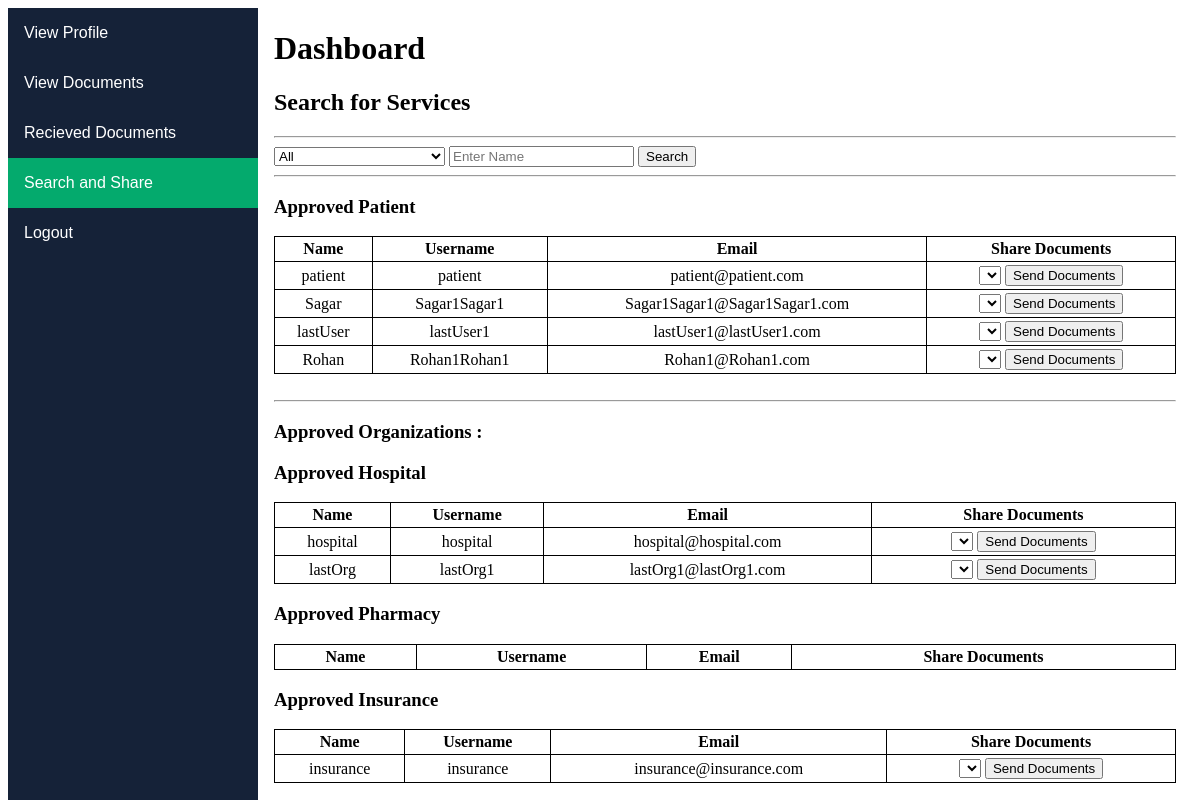
/search/ (signed in), run on the app's committed database.
### PDMS/models.py (models this page shows, shortened)
class Users(models.Model):
	user = models.OneToOneField(allUsers, on_delete = models.CASCADE);
	sub_category = models.CharField(max_length = 22);
	poi = models.FileField(upload_to = getDirectory, validators = [FileExtensionValidator(['pdf'])], max_length = 250);

class allUsers(models.Model):
	user = models.OneToOneField(User, on_delete = models.CASCADE);
	status = models.BooleanField();
	top_category = models.CharField(max_length = 15);
	doc_counter = 1;

class Organizations(models.Model):
	user = models.OneToOneField(allUsers, on_delete = models.CASCADE);
	sub_category = models.CharField(max_length = 22);
	desc = models.CharField(max_length = 85);
	pic1 = models.FileField(upload_to = getDirectory, max_length = 250);
	pic2 = models.FileField(upload_to = getDirectory, max_length = 250);
	location = models.CharField(max_length = 50);
	contact = models.CharField(max_length = 12);
	poi = models.FileField(upload_to = getDirectory, validators = [FileExtensionValidator(['pdf'])], max_length = 250);

### PDMS/views.py (the view, shortened to what this page needs)
# urls.py: path('search/', views.search, name = "search"),
def search(response):
	if response.user.is_authenticated:
		user = get_object_or_404(allUsers, user = response.user);
		data = {"data1" : Users.objects.all(),
				"data2" : Organizations.objects.all(),
				"data3": ["Patient","HealthCareProfessional"],
				"data4": ["Hospital","Pharmacy", "Insurance"],
				"data5" : [],
				"data6" : False,
				"data7" : ""
		}
		if user.top_category == "admin":
			if response.method == "POST":
				resp = response.POST;
				r1 = resp.get('Users');
				r2 = resp.get('Name');
				data3 = User.objects.filter(first_name__startswith  = r2);
				data5 = [];
				for ob in data3:
					temp = allUsers.objects.filter(user = ob).first();
					if temp != None:
						if(temp.status == True):
							temp2 = "xxx";
							if temp.top_category == "Users":
								temp2 = Users.objects.get(user = temp);
							elif temp.top_category == "Organizations":
								temp2 = Organizations.objects.get(user = temp);
							if temp2!="xxx" and (temp2.sub_category == r1 or r1 =="all"):
								data5.append(temp2);
				data["data5"] = data5;
				data['data6'] = True;
				s = "Showing result for " + r1 +" category";
				if(r2 != ""):
					s+=" with name "+ r2;
				data["data7"] = s;
			return render(response,"PDMS/AdminSearch.html",data);
		elif user.status == True:
			if user.top_category == "Users":
				sub_user = get_object_or_404(Users, user = user);
				if sub_user.sub_category == "Patient":
					data["data3"] = ["HealthCareProfessional"]
					if response.method == "POST":
						resp = response.POST;
						r1 = resp.get('Users');
						r2 = resp.get('Name');
						data3 = User.objects.filter(first_name__startswith  = r2);
						data5 = [];
						for ob in data3:
							temp = allUsers.objects.filter(user = ob).first();
							if temp != None:
								if(temp.status == True):
									temp2 = "xxx";
									if temp.top_category == "Users":
										temp2 = Users.objects.get(user = temp);
									elif temp.top_category == "Organizations":
										temp2 = Organizations.objects.get(user = temp);
									if temp2!="xxx" and (temp2.sub_category == r1 or r1 =="all"):
										data5.append(temp2);
						data["data5"] = data5;
						data['data6'] = True;
						s = "Showing result for " + r1 +" category";
						if(r2 != ""):
							s+=" with name "+ r2;
						data["data7"] = s;
					data["data8"] = ShowUploads(user);
					return render(response,"PDMS/PatientSearch.html",data);
				elif sub_user.sub_category == "HealthCareProfessional":
					data["data3"] = ["Patient"]
					if response.method == "POST":
						resp = response.POST;
						r1 = resp.get('Users');
						r2 = resp.get('Name');
						data3 = User.objects.filter(first_name__startswith  = r2);
						data5 = [];
						for ob in data3:
							temp = allUsers.objects.filter(user = ob).first();
							if temp != None:
								if(temp.status == True):
									temp2 = "xxx";
									if temp.top_category == "Users":
										temp2 = Users.objects.get(user = temp);
									elif temp.top_category == "Organizations":
										temp2 = Organizations.objects.get(user = temp);
									if temp2!="xxx" and (temp2.sub_category == r1 or r1 =="all"):
										data5.append(temp2);
						data["data5"] = data5;
						data['data6'] = True;
						s = "Showing result for " + r1 +" category";
						if(r2 != ""):
							s+=" with name "+ r2;
						data["data7"] = s;
					data["data8"] = ShowUploads(user);
					return render(response,"PDMS/PatientSearch.html",data);
			elif user.top_category == "Organizations":
				sub_user = get_object_or_404(Organizations, user = user);
				if sub_user.sub_category == "Hospital":
					data["data3"] = ["Patient"]
					data["data8"] = ShowUploads(user);
					return render(response,"PDMS/PatientSearch.html",data);
	return redirect("home");

### PDMS/views.py (called while the page is built)
def ShowUploads(user):
	l = [];
	if user.top_category == "Users":
		user2 = Users.objects.get(user = user);
		if(os.path.exists(user2.poi.path)):
			l.append(user2.poi);
		docs = UploadDocuments.objects.filter(user = user);
		for doc in docs:
			if os.path.exists(doc.documents.path):
				l.append(doc.documents);
			else:
				doc.delete();
	elif user.top_category =="Organizations":
		user2 = Organizations.objects.get(user = user);
		if(os.path.exists(user2.poi.path)):
			l.append(user2.poi);
		if(os.path.exists(user2.poi.path)):
			l.append(user2.pic1);
		if(os.path.exists(user2.poi.path)):
			l.append(user2.pic2);
		docs = UploadDocuments.objects.filter(user = user);
		for doc in docs:
			if os.path.exists(doc.documents.path):
				l.append(doc.documents);
			else:
				doc.delete();
	return l;

### PDMS/templates/PDMS/PatientSearch.html (shortened to what this page needs)
{% extends "PDMS/Patient.html"%}
{% block link1 %}inactive{%endblock%}
{% block link2 %}inactive{%endblock%}
{% block link3 %}inactive{%endblock%}
{% block link4 %}active{%endblock%}
{% block link5 %}inactive{%endblock%}
{%block content%}
<h2> Search for Services</h2>
<hr>
<form method="POST" action = "/search/">
	<select name = "Users">
		<option value = "all" selected>All</option>
	</select>
	<input type="text" name="Name" placeholder="Enter Name">
	<button type="submit">Search</button>
</form>
{%if data6 == False %}
<hr>
{%for i in data3%}
<h3>Approved {{i}} </h3>
<table>
	<tr>
		<th>Name</th>
		<th>Username</th>
		<th>Email</th>
		<th>Share Documents</th>
	</tr>
	{%for ob in data1%}
		{%if ob.sub_category == i and ob.user.status == True%}
		<tr>
			<td>{{ob.user.user.first_name}}</td>
			<td>{{ob.user.user.username}}</td>
			<td>{{ob.user.user.email}}</td>
			<td>
				<form method = "POST" action = "/sendDoc/">
					<select name = "Documents" required>
					</select>
					<button type="submit">Send Documents</button>
				</form>
			</td>
		</tr>
		{%endif%}
	{%endfor%}
</table>
{%endfor%}
<br><hr><h3>Approved Organizations :</h3>
{%for i in data4%}
<h3>Approved {{i}}</h3>
<table>
	<tr>
		<th>Name</th>
		<th>Username</th>
		<th>Email</th>
		<th>Share Documents</th>
	</tr>
	{%for ob in data2%}
		{%if ob.sub_category == i and ob.user.status == True%}
		<tr>
			<td>{{ob.user.user.first_name}}</td>
			<td>{{ob.user.user.username}}</td>
			<td>{{ob.user.user.email}}</td>
			<td>
				<form method = "POST" action = "/sendDoc/">
					<select name = "Documents" required>
					</select>
					<button type="submit">Send Documents</button>
				</form>
			</td>
		</tr>
		{%endif%}
	{%endfor%}
</table>
{%endfor%}
{%endif%}
{%endblock%}

### PDMS/templates/PDMS/BaseDashboard.html (style rules this page uses)
table { width: 100%; border: 1px solid black; border-collapse: collapse; }
th,td { padding: 3px; border: 1px solid black; text-align: center; }

### data on the page
Users: user.user.first_name "patient", user.user.username "patient", user.user.email "patient@patient.com"
Users: user.user.first_name "Sagar", user.user.username "Sagar1Sagar1", user.user.email "Sagar1Sagar1@Sagar1Sagar1.com"
Users: user.user.first_name "lastUser", user.user.username "lastUser1", user.user.email "lastUser1@lastUser1.com"
Users: user.user.first_name "Rohan", user.user.username "Rohan1Rohan1", user.user.email "Rohan1@Rohan1.com"
Organizations: user.user.first_name "hospital", user.user.username "hospital", user.user.email "hospital@hospital.com"
Organizations: user.user.first_name "lastOrg", user.user.username "lastOrg1", user.user.email "lastOrg1@lastOrg1.com"
Organizations: user.user.first_name "insurance", user.user.username "insurance", user.user.email "insurance@insurance.com"

### other printed values
{{ i }} "Patient"
{{ i }} "Hospital" "Pharmacy" "Insurance"
